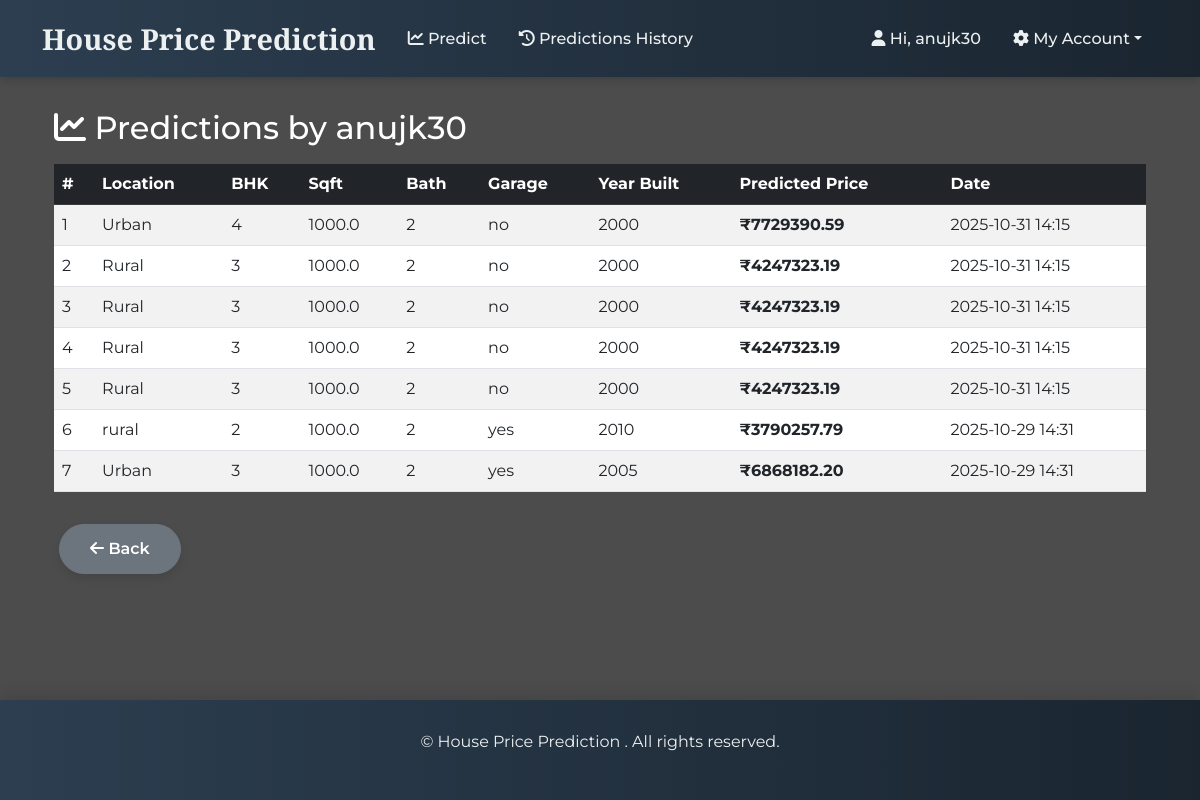
The page /admin_panel/users/5/predictions/ on the database its author committed.
### homes/models.py (models this page shows, shortened)
class Prediction(models.Model):
    user = models.ForeignKey(User, on_delete=models.CASCADE, null=True, blank=True)
    input_features = models.JSONField()
    predicted_price = models.FloatField()
    model_version = models.CharField(max_length=20, default='v1')
    created_at = models.DateTimeField(auto_now_add=True)

### admin_panel/views.py (the view)
# urls.py: path("users/<int:pk>/predictions/", views.user_predictions, name="user_predictions"),
def user_predictions(request, pk):
    user = get_object_or_404(User, pk=pk)
    predictions = Prediction.objects.filter(user=user).order_by("-created_at")
    return render(request, "admin_panel/user_predictions.html", {
        "user": user,
        "predictions": predictions,
    })

### admin_panel/templates/admin_panel/user_predictions.html (shortened to what this page needs)
{% extends 'base.html' %}
{% block content %}
<div class="container mt-4">
    <h2 style="color: white;"><i class="fa-solid fa-chart-line"></i> Predictions by {{ user.username }}</h2>
    {% if predictions %}
    <div class="table-responsive mt-3">
        <table class="table table-striped table-hover">
            <thead class="table-dark">
                <tr>
                    <th>#</th>
                    <th>Location</th>
                    <th>BHK</th>
                    <th>Sqft</th>
                    <th>Bath</th>
                    <th>Garage</th>
                    <th>Year Built</th>
                    <th>Predicted Price</th>
                    <th>Date</th>
                </tr>
            </thead>
            <tbody>
                {% for pred in predictions %}
                <tr>
                    <td>{{ forloop.counter }}</td>
                    <td>{{ pred.input_features.location }}</td>
                    <td>{{ pred.input_features.bhk }}</td>
                    <td>{{ pred.input_features.total_sqft }}</td>
                    <td>{{ pred.input_features.bath }}</td>
                    <td>{{ pred.input_features.has_garage }}</td>
                    <td>{{ pred.input_features.year_built }}</td>
                    <td><strong>₹{{ pred.predicted_price|floatformat:2 }}</strong></td>
                    <td>{{ pred.created_at|date:"Y-m-d H:i" }}</td>
                </tr>
                {% endfor %}
            </tbody>
        </table>
    </div>
    {% else %}
    <div class="alert alert-warning mt-3">
        <i class="fa-solid fa-triangle-exclamation"></i> No predictions found for this user.
    </div>
    {% endif %}
    <a href="{% url 'admin_users' %}" class="btn btn-secondary mt-3">
        <i class="fa-solid fa-arrow-left"></i> Back
    </a>
</div>
{% endblock %}

### templates/base.html (shortened to what this page needs)
{% load static %}
<!DOCTYPE html>
<html lang="en">
<head>
    <link href="https://cdn.jsdelivr.net/npm/bootstrap@5.3.0/dist/css/bootstrap.min.css" rel="stylesheet">
    <link rel="stylesheet" href="https://cdnjs.cloudflare.com/ajax/libs/font-awesome/6.4.0/css/all.min.css">
</head>
<body>
<nav class="navbar navbar-expand-lg navbar-dark">
  <div class="container">
    <a class="navbar-brand" href="/">
        House Price Prediction
    </a>
    <div class="collapse navbar-collapse" id="navbarNav">
      <ul class="navbar-nav me-auto">
        {% if user.is_authenticated and not user.is_superuser %}
        <li class="nav-item"><a class="nav-link" href="{% url 'predict' %}"><i class="fa-solid fa-chart-line"></i> Predict</a></li>
        <li class="nav-item"><a class="nav-link" href="{% url 'user_predictions' %}"><i class="fa-solid fa-history"></i> Predictions History</a></li>
        {% endif %}
      </ul>
      <ul class="navbar-nav ms-auto">
        {% if user.is_authenticated %}
        <li class="nav-item"><a class="nav-link"><i class="fa-solid fa-user"></i> Hi, {{ user.username }}</a></li>
        <li class="nav-item dropdown">
          <a class="nav-link dropdown-toggle" href="#" id="accountMenu" role="button"
             data-bs-toggle="dropdown" aria-expanded="false"><i class="fa-solid fa-gear"></i> My Account</a>
        </li>
        {% else %}
        <li class="nav-item"><a class="nav-link" href="{% url 'login' %}"><i class="fa-solid fa-right-to-bracket"></i> Login</a></li>
        <li class="nav-item"><a class="nav-link" href="{% url 'register' %}"><i class="fa-solid fa-user-plus"></i> Register</a></li>
        {% endif %}
      </ul>
    </div>
  </div>
</nav>
<div class="container mb-4">
    {% block content %}{% endblock %}
</div>
<footer class="mt-auto">
    <div class="container">
        <p>&copy; {{ now|date:"Y" }} House Price Prediction . All rights reserved.</p>
    </div>
</footer>
</body>
</html>

### templates/base.html (style rules this page uses)
:root { --primary-color: #2c3e50; --secondary-color: #e74c3c; --accent-color: #3498db; --light-color: #ecf0f1; --dark-color: #2c3e50; }
body { background: linear-gradient(rgba(0, 0, 0, 0.7), rgba(0, 0, 0, 0.7)), url('https://images.unsplash.com/photo-1564013799919-ab600027ffc6?auto=format&fit=crop&w=1650&q=80') no-repeat center center fixed; background-size: cover; min-height: 100vh; font-family: 'Montserrat', sans-serif; color: #333; display: flex; flex-direction: column; }
.navbar { background: linear-gradient(90deg, var(--primary-color) 0%, #1a2530 100%) !important; box-shadow: 0 2px 10px rgba(0, 0, 0, 0.2); padding: 12px 0; }
.navbar-brand { font-family: 'Playfair Display', serif; font-weight: 700; font-size: 1.8rem; color: var(--light-color) !important; }
.navbar .nav-link { color: var(--light-color) !important; font-weight: 500; margin: 0 8px; transition: all 0.3s ease; position: relative; }
.navbar .nav-link:not(.dropdown-toggle):after { content: ''; position: absolute; width: 0; height: 2px; bottom: 0; left: 0; background-color: var(--secondary-color); transition: width 0.3s ease; }
.btn { padding: 12px 30px; border-radius: 50px; font-weight: 600; transition: all 0.3s ease; margin: 5px; box-shadow: 0 4px 8px rgba(0, 0, 0, 0.1); }
footer { background: linear-gradient(90deg, var(--primary-color) 0%, #1a2530 100%); color: var(--light-color); padding: 30px 0; text-align: center; margin-top: auto; box-shadow: 0 -5px 15px rgba(0, 0, 0, 0.1); }

### rows shown on the page
Prediction: input_features.location "Urban", input_features.bhk "4", input_features.total_sqft "1000.0", input_features.bath "2", input_features.has_garage "no", input_features.year_built "2000", predicted_price "7729390.59", created_at "2025-10-31 14:15"
Prediction: input_features.location "Rural", input_features.bhk "3", input_features.total_sqft "1000.0", input_features.bath "2", input_features.has_garage "no", input_features.year_built "2000", predicted_price "4247323.19", created_at "2025-10-31 14:15"
Prediction: input_features.location "Rural", input_features.bhk "3", input_features.total_sqft "1000.0", input_features.bath "2", input_features.has_garage "no", input_features.year_built "2000", predicted_price "4247323.19", created_at "2025-10-31 14:15"
Prediction: input_features.location "Rural", input_features.bhk "3", input_features.total_sqft "1000.0", input_features.bath "2", input_features.has_garage "no", input_features.year_built "2000", predicted_price "4247323.19", created_at "2025-10-31 14:15"
Prediction: input_features.location "Rural", input_features.bhk "3", input_features.total_sqft "1000.0", input_features.bath "2", input_features.has_garage "no", input_features.year_built "2000", predicted_price "4247323.19", created_at "2025-10-31 14:15"
Prediction: input_features.location "rural", input_features.bhk "2", input_features.total_sqft "1000.0", input_features.bath "2", input_features.has_garage "yes", input_features.year_built "2010", predicted_price "3790257.79", created_at "2025-10-29 14:31"
Prediction: input_features.location "Urban", input_features.bhk "3", input_features.total_sqft "1000.0", input_features.bath "2", input_features.has_garage "yes", input_features.year_built "2005", predicted_price "6868182.20", created_at "2025-10-29 14:31"

### other values the page prints
{{ user.username }} "anujk30"
